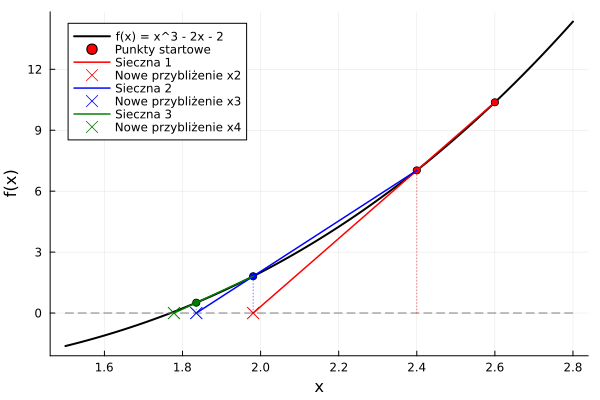

Write the Julia code that produced this figure.
using Plots

# 1. Definicja funkcji
# Używamy tej samej co przy Newtonie dla porównania: f(x) = x^3 - 2x - 2
# Pierwiastek to ok. 1.769
f(x) = x^3 - 2x - 2

# Punkty startowe (Metoda siecznych wymaga dwóch!)
x0 = 2.6
x1 = 2.4 
iteracje = 3  # 3 iteracje wystarczą, by pokazać ideę (szybka zbieżność)

# 2. Przygotowanie wykresu tła
x_range = range(1.5, 2.8, length=200)
y_vals = f.(x_range)

p = plot(x_range, y_vals, label="f(x) = x^3 - 2x - 2", lw=2, color=:black, legend=:topleft)
plot!(p, [1.5, 2.8], [0, 0], label="", color=:gray, linestyle=:dash) # Oś X

# 3. Symulacja Metody Siecznych
# Potrzebujemy zmiennych do przechowywania poprzednich wartości
prev_x = x0
curr_x = x1
colors = [:red, :blue, :green]

for i in 1:iteracje
    # Obliczamy wartości funkcji w punktach
    y_prev = f(prev_x)
    y_curr = f(curr_x)
    
    # Wzór metody siecznych na nowe przybliżenie
    next_x = curr_x - y_curr * (curr_x - prev_x) / (y_curr - y_prev)
    
    # KROK A: Zaznaczamy dwa punkty, przez które przechodzi sieczna
    # (Tylko w 1. iteracji zaznaczamy oba wyraźnie, w kolejnych to "wędruje")
    if i == 1
        scatter!(p, [prev_x], [y_prev], color=colors[i], markersize=4, label="Punkty startowe")
    end
    scatter!(p, [curr_x], [y_curr], color=colors[i], markersize=4, label="")
    
    # KROK B: Rysujemy linię sieczną
    # Sieczna przechodzi przez (prev_x, y_prev) i (curr_x, y_curr) i celuje w (next_x, 0)
    # Rysujemy linię od "najdalszego" punktu aż do osi X
    plot!(p, [prev_x, next_x], [y_prev, 0], 
          color=colors[i], linewidth=1.5, label="Sieczna $i")
          
    # KROK C: Zaznaczamy nowe przybliżenie na osi X
    scatter!(p, [next_x], [0], 
             shape=:xcross, color=colors[i], markersize=6, label="Nowe przybliżenie x$(i+1)")
    
    # Wyświetlenie linii pomocniczych (pionowych) dla lepszej czytelności
    plot!(p, [curr_x, curr_x], [0, y_curr], linestyle=:dot, color=colors[i], alpha=0.5, label="")
    
    # Aktualizacja zmiennych (przesunięcie okna)
    global prev_x = curr_x
    global curr_x = next_x
end

# 4. Opis i zapis
xlabel!(p, "x")
ylabel!(p, "f(x)")

display(p)
savefig("sieczne.png")
println("Wykres zapisano jako sieczne.png")